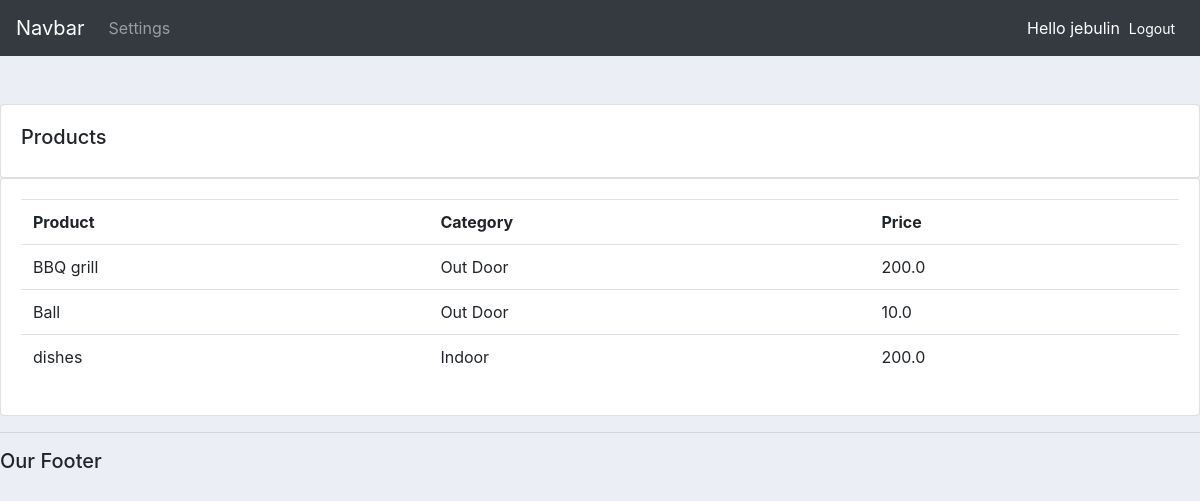
The app's page /products/ (signed in) with its own data.
### accounts/models.py (models this page shows, shortened)
class Product(models.Model):
    CATEGORY = (
        ('Indoor', 'Indoor'),
        ('Out Door', 'Out Door'),
    )
    name = models.CharField(null=True, max_length=200)
    price = models.FloatField(null=True)
    category = models.CharField(null=True, max_length=200, choices=CATEGORY)
    description = models.CharField(null=True, max_length=200, blank=True)
    tags = models.ManyToManyField(Tag)
    date_created = models.DateTimeField(auto_now_add=True, null=True)

### accounts/decorators.py (the view)
        def wrapper_func(request):
            group = None
            if request.user.groups.exists():
                group = request.user.groups.all()[0].name
            if group in allowed_roles:
                return view_func(request)
            else:
                return HttpResponse('You are not authorised')

### accounts/views.py (called while the page is built)
@login_required(login_url='login')
@allowed_users(allowed_roles=['admin'])
def products(request):
    product = Product.objects.all()
    return render(request, 'accounts/products.html', {'products': product})

### accounts/templates/accounts/products.html
{% extends 'accounts/main.html' %}
{% block content %}
<br>
<div class="row">
    <div class="col-md">
        <div class="card card-body">
            <h5>Products</h5>
        </div>
        <div class="card card-body">
            <table class="table">
                <tr>
                    <th>Product</th>
                    <th>Category</th>
                    <th>Price</th>
                </tr>
                {% for i in products %}
                    <tr>
                        <td>{{i.name}}</td>
                        <td>{{i.category}}</td>
                        <td>{{i.price}}</td>
                    </tr>
                {% endfor %}
            </table>
        </div>
    </div>
</div>
{% endblock %}

### accounts/templates/accounts/nav.html (shortened to what this page needs)
<nav class="navbar navbar-expand-lg navbar-dark bg-dark">
  <a class="navbar-brand" href="#">Navbar</a>
  <div class="collapse navbar-collapse" id="navbarNav">
    <ul class="navbar-nav">
    {% if request.user.is_staff %}
      <li class="nav-item active">
        <a class="nav-link" href="{% url 'home' %}">Dashboard</a>
      </li>
      <li class="nav-item">
        <a class="nav-link" href="{% url 'products' %}">Products</a>
      </li>
      {% else %}
      <li class="nav-item">
        <a class="nav-link" href="{% url 'account' %}">Settings</a>
      </li>
      {% endif %}
    </ul>
  </div>
  <span class="text-white">Hello {{request.user}}</span>
  <a class="btn btn-sm text-white" href="{% url 'logout' %}">Logout</a>
</nav>

### static/css/main.css (style rules this page uses)
body { background-color: #ebeff5; }

### records on screen
Product: name "BBQ grill", category "Out Door", price "200.0"
Product: name "Ball", category "Out Door", price "10.0"
Product: name "dishes", category "Indoor", price "200.0"

### other values on screen
{{ request.user }} "jebulin"
